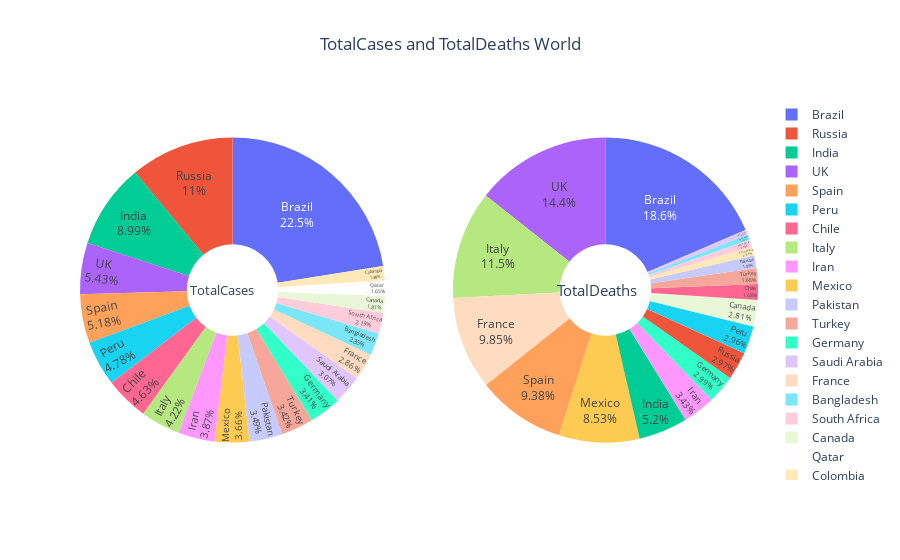

Here is the notebook cell this chart was saved with:
### Markdown cell above
The above visualization is made self explainatory <br>
Interacting with plot to remove the highest contributor of pie for both charts at the same time readjusts it showing the remaining contributors<br>
We can see here as well that Gujrat is contributing 12.2% in India's Total Cases and 22.3% in India's Total Deaths due to coronavirus<br>
Hence **Gujrat must not take the lockdown liniently**

### Code cell
pie_chart(temp_df1.iloc[2:22, :], total_cases_world, deaths_world, 'World')

### Figure 1 — Plotly figure (JSON) as saved in the notebook; plotly's stock layout.template omitted (floating-point values rounded to 4 significant figures)
{"data": [{"domain": {"x": [0, 0.45], "y": [0, 1]}, "hole": 0.3, "labels": ["Brazil", "Russia", "India", "UK", "Spain", "Peru", "Chile", "Italy", "Iran", "Mexico", "Pakistan", "Turkey", "Germany", "Saudi Arabia", "France", "Bangladesh", "South Africa", "Canada", "Qatar", "Colombia"], "name": "TotalCases", "showlegend": true, "textinfo": "percent+label", "textposition": "inside", "type": "pie", "values": [1280054, 627646, 511478, 309360, 294985, 272364, 263360, 239961, 220180, 208392, 198883, 194511, 194399, 174577, 162936, 133978, 124590, 102794, 93663, 84442]}, {"domain": {"x": [0.55, 1], "y": [0, 1]}, "hole": 0.3, "labels": ["Brazil", "Russia", "India", "UK", "Spain", "Peru", "Chile", "Italy", "Iran", "Mexico", "Pakistan", "Turkey", "Germany", "Saudi Arabia", "France", "Bangladesh", "South Africa", "Canada", "Qatar", "Colombia"], "name": "TotalDeaths", "showlegend": true, "textinfo": "percent+label", "textposition": "inside", "type": "pie", "values": [56109, 8969, 15731, 43414, 28338, 8939, 5068, 34708, 10364, 25779, 4035, 5065, 9026, 1474, 29778, 1695, 2340, 8508, 110, 2811]}], "layout": {"annotations": [{"font": {"size": 13}, "showarrow": false, "text": "TotalCases", "x": 0.16, "y": 0.5}, {"font": {"size": 15}, "showarrow": false, "text": "TotalDeaths", "x": 0.825, "y": 0.5}], "hovermode": "x", "title": {"text": "TotalCases and TotalDeaths World", "x": 0.5, "xanchor": "center"}}}
